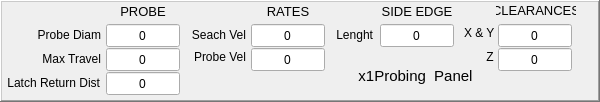
         <widget class="QFrame" name="frame_settings">
          <property name="geometry">
           <rect>
            <x>0</x>
            <y>298</y>
            <width>600</width>
            <height>102</height>
           </rect>
          </property>
          <property name="frameShape">
           <enum>QFrame::WinPanel</enum>
          </property>
          <property name="frameShadow">
           <enum>QFrame::Raised</enum>
          </property>
          <widget class="QLabel" name="lab_z_2">
           <property name="geometry">
            <rect>
             <x>464</x>
             <y>46</y>
             <width>33</width>
             <height>21</height>
            </rect>
           </property>
           <property name="text">
            <string>Z </string>
           </property>
           <property name="alignment">
            <set>Qt::AlignRight|Qt::AlignTrailing|Qt::AlignVCenter</set>
           </property>
          </widget>
          <widget class="QLabel" name="lab_clearances">
           <property name="geometry">
            <rect>
             <x>496</x>
             <y>2</y>
             <width>80</width>
             <height>17</height>
            </rect>
           </property>
           <property name="font">
            <font>
             <pointsize>10</pointsize>
             <weight>50</weight>
             <bold>false</bold>
            </font>
           </property>
           <property name="frameShape">
            <enum>QFrame::NoFrame</enum>
           </property>
           <property name="frameShadow">
            <enum>QFrame::Plain</enum>
           </property>
           <property name="text">
            <string>CLEARANCES</string>
           </property>
           <property name="alignment">
            <set>Qt::AlignCenter</set>
           </property>
          </widget>
          <widget class="QLabel" name="lab_xy">
           <property name="geometry">
            <rect>
             <x>464</x>
             <y>22</y>
             <width>33</width>
             <height>21</height>
            </rect>
           </property>
           <property name="text">
            <string>X &amp; Y</string>
           </property>
           <property name="alignment">
            <set>Qt::AlignLeading|Qt::AlignLeft|Qt::AlignVCenter</set>
           </property>
          </widget>
          <widget class="QLabel" name="lab_lenght">
           <property name="geometry">
            <rect>
             <x>332</x>
             <y>24</y>
             <width>41</width>
             <height>21</height>
            </rect>
           </property>
           <property name="text">
            <string>Lenght</string>
           </property>
           <property name="alignment">
            <set>Qt::AlignRight|Qt::AlignTrailing|Qt::AlignVCenter</set>
           </property>
          </widget>
          <widget class="QLabel" name="lab_side_edge">
           <property name="geometry">
            <rect>
             <x>380</x>
             <y>2</y>
             <width>74</width>
             <height>18</height>
            </rect>
           </property>
           <property name="font">
            <font>
             <pointsize>10</pointsize>
             <weight>50</weight>
             <bold>false</bold>
            </font>
           </property>
           <property name="frameShape">
            <enum>QFrame::NoFrame</enum>
           </property>
           <property name="frameShadow">
            <enum>QFrame::Plain</enum>
           </property>
           <property name="text">
            <string>SIDE EDGE</string>
           </property>
           <property name="alignment">
            <set>Qt::AlignCenter</set>
           </property>
          </widget>
          <widget class="QLabel" name="lab_rates">
           <property name="geometry">
            <rect>
             <x>251</x>
             <y>2</y>
             <width>74</width>
             <height>18</height>
            </rect>
           </property>
           <property name="font">
            <font>
             <pointsize>10</pointsize>
             <weight>50</weight>
             <bold>false</bold>
            </font>
           </property>
           <property name="frameShape">
            <enum>QFrame::NoFrame</enum>
           </property>
           <property name="frameShadow">
            <enum>QFrame::Plain</enum>
           </property>
           <property name="text">
            <string>RATES</string>
           </property>
           <property name="alignment">
            <set>Qt::AlignCenter</set>
           </property>
          </widget>
          <widget class="QLabel" name="lab_search_vel">
           <property name="geometry">
            <rect>
             <x>188</x>
             <y>24</y>
             <width>58</width>
             <height>21</height>
            </rect>
           </property>
           <property name="text">
            <string>Seach Vel</string>
           </property>
           <property name="alignment">
            <set>Qt::AlignRight|Qt::AlignTrailing|Qt::AlignVCenter</set>
           </property>
          </widget>
          <widget class="QLabel" name="lab_probe_vel">
           <property name="geometry">
            <rect>
             <x>188</x>
             <y>46</y>
             <width>58</width>
             <height>21</height>
            </rect>
           </property>
           <property name="text">
            <string>Probe Vel</string>
           </property>
           <property name="alignment">
            <set>Qt::AlignRight|Qt::AlignTrailing|Qt::AlignVCenter</set>
           </property>
          </widget>
          <widget class="QLabel" name="lab_ball_diam">
           <property name="geometry">
            <rect>
             <x>18</x>
             <y>24</y>
             <width>83</width>
             <height>21</height>
            </rect>
           </property>
           <property name="text">
            <string>Probe Diam</string>
           </property>
           <property name="alignment">
            <set>Qt::AlignRight|Qt::AlignTrailing|Qt::AlignVCenter</set>
           </property>
          </widget>
          <widget class="QLabel" name="lab_probe">
           <property name="geometry">
            <rect>
             <x>106</x>
             <y>2</y>
             <width>74</width>
             <height>18</height>
            </rect>
           </property>
           <property name="font">
            <font>
             <pointsize>10</pointsize>
             <weight>50</weight>
             <bold>false</bold>
            </font>
           </property>
           <property name="frameShape">
            <enum>QFrame::NoFrame</enum>
           </property>
           <property name="frameShadow">
            <enum>QFrame::Plain</enum>
           </property>
           <property name="text">
            <string>PROBE</string>
           </property>
           <property name="alignment">
            <set>Qt::AlignCenter</set>
           </property>
          </widget>
          <widget class="QLabel" name="lab_latch_rtrn_dist">
           <property name="geometry">
            <rect>
             <x>2</x>
             <y>72</y>
             <width>98</width>
             <height>21</height>
            </rect>
           </property>
           <property name="text">
            <string>Latch Return Dist</string>
           </property>
           <property name="alignment">
            <set>Qt::AlignRight|Qt::AlignTrailing|Qt::AlignVCenter</set>
           </property>
          </widget>
          <widget class="QLabel" name="lab_max_travel">
           <property name="geometry">
            <rect>
             <x>18</x>
             <y>48</y>
             <width>83</width>
             <height>21</height>
            </rect>
           </property>
           <property name="text">
            <string>Max Travel</string>
           </property>
           <property name="alignment">
            <set>Qt::AlignRight|Qt::AlignTrailing|Qt::AlignVCenter</set>
           </property>
          </widget>
          <widget class="QLineEdit" name="input_probe_diam">
           <property name="geometry">
            <rect>
             <x>106</x>
             <y>24</y>
             <width>74</width>
             <height>23</height>
            </rect>
           </property>
           <property name="inputMask">
            <string/>
           </property>
           <property name="text">
            <string>0</string>
           </property>
           <property name="maxLength">
            <number>32768</number>
           </property>
           <property name="frame">
            <bool>true</bool>
           </property>
           <property name="alignment">
            <set>Qt::AlignCenter</set>
           </property>
          </widget>
          <widget class="QLineEdit" name="input_max_travel">
           <property name="geometry">
            <rect>
             <x>106</x>
             <y>48</y>
             <width>74</width>
             <height>23</height>
            </rect>
           </property>
           <property name="inputMask">
            <string/>
           </property>
           <property name="text">
            <string>0</string>
           </property>
           <property name="maxLength">
            <number>32768</number>
           </property>
           <property name="frame">
            <bool>true</bool>
           </property>
           <property name="alignment">
            <set>Qt::AlignCenter</set>
           </property>
          </widget>
          <widget class="QLineEdit" name="input_latch_return_dist">
           <property name="geometry">
            <rect>
             <x>106</x>
             <y>72</y>
             <width>74</width>
             <height>23</height>
            </rect>
           </property>
           <property name="inputMask">
            <string/>
           </property>
           <property name="text">
            <string>0</string>
           </property>
           <property name="maxLength">
            <number>32768</number>
           </property>
           <property name="frame">
            <bool>true</bool>
           </property>
           <property name="alignment">
            <set>Qt::AlignCenter</set>
           </property>
          </widget>
          <widget class="QLineEdit" name="input_search_vel">
           <property name="geometry">
            <rect>
             <x>251</x>
             <y>24</y>
             <width>74</width>
             <height>23</height>
            </rect>
           </property>
           <property name="inputMask">
            <string/>
           </property>
           <property name="text">
            <string>0</string>
           </property>
           <property name="maxLength">
            <number>32768</number>
           </property>
           <property name="frame">
            <bool>true</bool>
           </property>
           <property name="alignment">
            <set>Qt::AlignCenter</set>
           </property>
          </widget>
          <widget class="QLineEdit" name="input_probe_vel">
           <property name="geometry">
            <rect>
             <x>251</x>
             <y>48</y>
             <width>74</width>
             <height>23</height>
            </rect>
           </property>
           <property name="inputMask">
            <string/>
           </property>
           <property name="text">
            <string>0</string>
           </property>
           <property name="maxLength">
            <number>32768</number>
           </property>
           <property name="frame">
            <bool>true</bool>
           </property>
           <property name="alignment">
            <set>Qt::AlignCenter</set>
           </property>
          </widget>
          <widget class="QLineEdit" name="input_side_edge_lenght">
           <property name="geometry">
            <rect>
             <x>380</x>
             <y>24</y>
             <width>74</width>
             <height>23</height>
            </rect>
           </property>
           <property name="inputMask">
            <string/>
           </property>
           <property name="text">
            <string>0</string>
           </property>
           <property name="maxLength">
            <number>32768</number>
           </property>
           <property name="frame">
            <bool>true</bool>
           </property>
           <property name="alignment">
            <set>Qt::AlignCenter</set>
           </property>
          </widget>
          <widget class="QLineEdit" name="input_adj_xy_clearances">
           <property name="geometry">
            <rect>
             <x>498</x>
             <y>24</y>
             <width>74</width>
             <height>23</height>
            </rect>
           </property>
           <property name="inputMask">
            <string/>
           </property>
           <property name="text">
            <string>0</string>
           </property>
           <property name="maxLength">
            <number>32768</number>
           </property>
           <property name="frame">
            <bool>true</bool>
           </property>
           <property name="alignment">
            <set>Qt::AlignCenter</set>
           </property>
          </widget>
          <widget class="QLineEdit" name="input_z_clearance">
           <property name="geometry">
            <rect>
             <x>498</x>
             <y>48</y>
             <width>74</width>
             <height>23</height>
            </rect>
           </property>
           <property name="inputMask">
            <string/>
           </property>
           <property name="text">
            <string>0</string>
           </property>
           <property name="maxLength">
            <number>32768</number>
           </property>
           <property name="frame">
            <bool>true</bool>
           </property>
           <property name="alignment">
            <set>Qt::AlignCenter</set>
           </property>
          </widget>
          <widget class="QLabel" name="label_panel">
           <property name="geometry">
            <rect>
             <x>350</x>
             <y>60</y>
             <width>131</width>
             <height>32</height>
            </rect>
           </property>
           <property name="font">
            <font>
             <pointsize>11</pointsize>
            </font>
           </property>
           <property name="text">
            <string>x1Probing  Panel</string>
           </property>
           <property name="alignment">
            <set>Qt::AlignCenter</set>
           </property>
          </widget>
         </widget>
